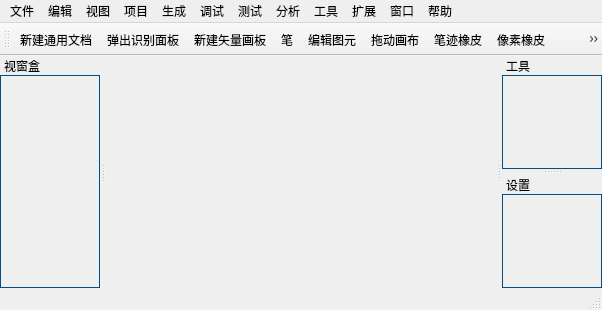
<?xml version="1.0" encoding="UTF-8"?>
<ui version="4.0">
 <class>MainWindowClass</class>
 <widget class="QMainWindow" name="MainWindowClass">
  <property name="geometry">
   <rect>
    <x>0</x>
    <y>0</y>
    <width>602</width>
    <height>310</height>
   </rect>
  </property>
  <property name="windowTitle">
   <string>Mendeleev桌面</string>
  </property>
  <property name="styleSheet">
   <string notr="true"/>
  </property>
  <widget class="QWidget" name="centralWidget">
   <layout class="QGridLayout" name="gridLayout"/>
  </widget>
  <widget class="QMenuBar" name="menuBar">
   <property name="geometry">
    <rect>
     <x>0</x>
     <y>0</y>
     <width>602</width>
     <height>20</height>
    </rect>
   </property>
   <widget class="QMenu" name="menu">
    <property name="title">
     <string>文件</string>
    </property>
    <widget class="QMenu" name="menu_13">
     <property name="title">
      <string>新建</string>
     </property>
     <addaction name="newProAct"/>
     <addaction name="new3DAct"/>
     <addaction name="newDrawAct"/>
     <addaction name="newWriteAct"/>
     <addaction name="newDocAct"/>
    </widget>
    <addaction name="menu_13"/>
    <addaction name="openDoc"/>
    <addaction name="closeCurDocAct"/>
    <addaction name="exitAct"/>
   </widget>
   <widget class="QMenu" name="menu_2">
    <property name="title">
     <string>编辑</string>
    </property>
   </widget>
   <widget class="QMenu" name="menu_3">
    <property name="title">
     <string>视图</string>
    </property>
   </widget>
   <widget class="QMenu" name="menu_4">
    <property name="title">
     <string>项目</string>
    </property>
   </widget>
   <widget class="QMenu" name="menu_5">
    <property name="title">
     <string>生成</string>
    </property>
   </widget>
   <widget class="QMenu" name="menu_6">
    <property name="title">
     <string>调试</string>
    </property>
   </widget>
   <widget class="QMenu" name="menu_7">
    <property name="title">
     <string>测试</string>
    </property>
   </widget>
   <widget class="QMenu" name="menu_8">
    <property name="title">
     <string>分析</string>
    </property>
   </widget>
   <widget class="QMenu" name="menu_9">
    <property name="title">
     <string>工具</string>
    </property>
    <widget class="QMenu" name="menu_15">
     <property name="title">
      <string>矢量画板工具</string>
     </property>
     <widget class="QMenu" name="menu1">
      <property name="title">
       <string>橡皮</string>
      </property>
      <addaction name="selPixRubAct"/>
      <addaction name="selStrRubAct"/>
     </widget>
     <addaction name="drawPathAct"/>
     <addaction name="editPelAct"/>
     <addaction name="editSceneAct"/>
     <addaction name="menu1"/>
     <addaction name="drawLineAct"/>
     <addaction name="drawLinesAct"/>
     <addaction name="drawCurAct"/>
     <addaction name="drawRectAct"/>
     <addaction name="drawSquAct"/>
     <addaction name="drawPolAct"/>
     <addaction name="drawEllAct"/>
     <addaction name="drawRouAct"/>
    </widget>
    <addaction name="menu_15"/>
    <addaction name="setFFAct"/>
    <addaction name="setCgAct"/>
   </widget>
   <widget class="QMenu" name="menu_10">
    <property name="title">
     <string>扩展</string>
    </property>
   </widget>
   <widget class="QMenu" name="menu_11">
    <property name="title">
     <string>窗口</string>
    </property>
   </widget>
   <widget class="QMenu" name="menu_12">
    <property name="title">
     <string>帮助</string>
    </property>
    <addaction name="helpAct"/>
    <addaction name="updateAct"/>
    <addaction name="messageAct"/>
    <addaction name="aboutQtAct"/>
    <addaction name="aboutMeAct"/>
   </widget>
   <addaction name="menu"/>
   <addaction name="menu_2"/>
   <addaction name="menu_3"/>
   <addaction name="menu_4"/>
   <addaction name="menu_5"/>
   <addaction name="menu_6"/>
   <addaction name="menu_7"/>
   <addaction name="menu_8"/>
   <addaction name="menu_9"/>
   <addaction name="menu_10"/>
   <addaction name="menu_11"/>
   <addaction name="menu_12"/>
  </widget>
  <widget class="QToolBar" name="mainToolBar">
   <attribute name="toolBarArea">
    <enum>TopToolBarArea</enum>
   </attribute>
   <attribute name="toolBarBreak">
    <bool>false</bool>
   </attribute>
   <addaction name="newDocAct"/>
   <addaction name="newWriteAct"/>
   <addaction name="newDrawAct"/>
   <addaction name="drawPathAct"/>
   <addaction name="editPelAct"/>
   <addaction name="editSceneAct"/>
   <addaction name="selStrRubAct"/>
   <addaction name="selPixRubAct"/>
   <addaction name="setFFAct"/>
  </widget>
  <widget class="QStatusBar" name="statusBar">
   <property name="toolTip">
    <string>状态栏</string>
   </property>
   <property name="statusTip">
    <string/>
   </property>
   <property name="whatsThis">
    <string>状态栏</string>
   </property>
  </widget>
  <widget class="QDockWidget" name="dockViewWidget">
   <property name="minimumSize">
    <size>
     <width>100</width>
     <height>34</height>
    </size>
   </property>
   <property name="styleSheet">
    <string notr="true">border:1px solid #024E85</string>
   </property>
   <property name="features">
    <set>QDockWidget::DockWidgetMovable</set>
   </property>
   <property name="allowedAreas">
    <set>Qt::LeftDockWidgetArea|Qt::RightDockWidgetArea</set>
   </property>
   <property name="windowTitle">
    <string>视窗盒</string>
   </property>
   <attribute name="dockWidgetArea">
    <number>1</number>
   </attribute>
   <widget class="QWidget" name="dockWidgetContents">
    <layout class="QGridLayout" name="gridLayout_3"/>
   </widget>
  </widget>
  <widget class="QDockWidget" name="dockToolWidget">
   <property name="minimumSize">
    <size>
     <width>100</width>
     <height>34</height>
    </size>
   </property>
   <property name="styleSheet">
    <string notr="true">border:1px solid #024E85</string>
   </property>
   <property name="features">
    <set>QDockWidget::DockWidgetMovable</set>
   </property>
   <property name="allowedAreas">
    <set>Qt::LeftDockWidgetArea|Qt::RightDockWidgetArea</set>
   </property>
   <property name="windowTitle">
    <string>工具</string>
   </property>
   <attribute name="dockWidgetArea">
    <number>2</number>
   </attribute>
   <widget class="QWidget" name="dockWidgetContents_3"/>
  </widget>
  <widget class="QDockWidget" name="dockSetWidget">
   <property name="minimumSize">
    <size>
     <width>100</width>
     <height>34</height>
    </size>
   </property>
   <property name="styleSheet">
    <string notr="true">border:1px solid #024E85</string>
   </property>
   <property name="features">
    <set>QDockWidget::DockWidgetMovable</set>
   </property>
   <property name="allowedAreas">
    <set>Qt::LeftDockWidgetArea|Qt::RightDockWidgetArea</set>
   </property>
   <property name="windowTitle">
    <string>设置</string>
   </property>
   <attribute name="dockWidgetArea">
    <number>2</number>
   </attribute>
   <widget class="QWidget" name="dockWidgetContents_4"/>
  </widget>
  <action name="newProAct">
   <property name="text">
    <string>新建工程</string>
   </property>
   <property name="toolTip">
    <string>新建工程</string>
   </property>
  </action>
  <action name="new3DAct">
   <property name="text">
    <string>新建3D文档</string>
   </property>
   <property name="toolTip">
    <string>新建用于编辑三维图元的文档</string>
   </property>
  </action>
  <action name="newDrawAct">
   <property name="text">
    <string>新建矢量画板</string>
   </property>
   <property name="toolTip">
    <string>新建多图层矢量画板</string>
   </property>
  </action>
  <action name="newWriteAct">
   <property name="text">
    <string>弹出识别面板</string>
   </property>
   <property name="toolTip">
    <string>弹出手写识别区域</string>
   </property>
  </action>
  <action name="newDocAct">
   <property name="text">
    <string>新建通用文档</string>
   </property>
   <property name="toolTip">
    <string>新建通用文档</string>
   </property>
  </action>
  <action name="closeCurDocAct">
   <property name="text">
    <string>关闭</string>
   </property>
   <property name="toolTip">
    <string>关闭当前文档</string>
   </property>
  </action>
  <action name="exitAct">
   <property name="text">
    <string>退出</string>
   </property>
   <property name="toolTip">
    <string>退出程序</string>
   </property>
  </action>
  <action name="drawRectAct">
   <property name="text">
    <string>矩形</string>
   </property>
   <property name="toolTip">
    <string>选择矩形绘制工具</string>
   </property>
  </action>
  <action name="drawSquAct">
   <property name="text">
    <string>正方形</string>
   </property>
   <property name="toolTip">
    <string>选择正方形绘制工具</string>
   </property>
  </action>
  <action name="drawLineAct">
   <property name="text">
    <string>线段</string>
   </property>
   <property name="toolTip">
    <string>选择线段绘制工具</string>
   </property>
  </action>
  <action name="drawEllAct">
   <property name="text">
    <string>椭圆</string>
   </property>
   <property name="toolTip">
    <string>选择椭圆绘制工具</string>
   </property>
  </action>
  <action name="drawRouAct">
   <property name="text">
    <string>标准圆</string>
   </property>
   <property name="toolTip">
    <string>选择标准圆绘制工具</string>
   </property>
  </action>
  <action name="drawCurAct">
   <property name="text">
    <string>曲线</string>
   </property>
   <property name="toolTip">
    <string>选择曲线绘制工具</string>
   </property>
  </action>
  <action name="drawLinesAct">
   <property name="text">
    <string>折线</string>
   </property>
   <property name="toolTip">
    <string>选择折线绘制工具</string>
   </property>
  </action>
  <action name="drawPolAct">
   <property name="text">
    <string>多边形</string>
   </property>
   <property name="toolTip">
    <string>选择多边形绘制工具</string>
   </property>
  </action>
  <action name="setFFAct">
   <property name="text">
    <string>配置分子力场</string>
   </property>
  </action>
  <action name="setCgAct">
   <property name="text">
    <string>图元生成算法</string>
   </property>
  </action>
  <action name="editSceneAct">
   <property name="text">
    <string>拖动画布</string>
   </property>
   <property name="toolTip">
    <string>禁用画笔，进入画布拖曳状态，ctrl+鼠标滚轮进行缩放，支持常用手势操作</string>
   </property>
  </action>
  <action name="selPixRubAct">
   <property name="text">
    <string>像素橡皮</string>
   </property>
   <property name="toolTip">
    <string>选择大小可调整的像素级橡皮</string>
   </property>
  </action>
  <action name="selStrRubAct">
   <property name="text">
    <string>笔迹橡皮</string>
   </property>
   <property name="toolTip">
    <string>选择用来擦掉碰到的笔画的笔迹橡皮</string>
   </property>
  </action>
  <action name="drawPathAct">
   <property name="text">
    <string>笔</string>
   </property>
   <property name="toolTip">
    <string>选择手写工具</string>
   </property>
  </action>
  <action name="openDoc">
   <property name="text">
    <string>打开</string>
   </property>
   <property name="toolTip">
    <string>打开存储器上的文档</string>
   </property>
  </action>
  <action name="helpAct">
   <property name="text">
    <string>查看帮助</string>
   </property>
  </action>
  <action name="aboutQtAct">
   <property name="text">
    <string>关于Qt</string>
   </property>
   <property name="toolTip">
    <string>关于Qt</string>
   </property>
  </action>
  <action name="aboutMeAct">
   <property name="text">
    <string>关于应用</string>
   </property>
   <property name="toolTip">
    <string>关于应用</string>
   </property>
  </action>
  <action name="updateAct">
   <property name="text">
    <string>检查更新</string>
   </property>
   <property name="toolTip">
    <string>检查更新</string>
   </property>
  </action>
  <action name="messageAct">
   <property name="text">
    <string>发送反馈</string>
   </property>
   <property name="toolTip">
    <string>发送反馈</string>
   </property>
  </action>
  <action name="notifyAct">
   <property name="text">
    <string>通知</string>
   </property>
   <property name="toolTip">
    <string>显示应用通知</string>
   </property>
  </action>
  <action name="cloudAct">
   <property name="text">
    <string>云服务</string>
   </property>
   <property name="toolTip">
    <string>添加到云服务</string>
   </property>
  </action>
  <action name="editPelAct">
   <property name="text">
    <string>编辑图元</string>
   </property>
   <property name="toolTip">
    <string>禁用画笔，进入图元的拖曳、缩放、旋转编辑状态</string>
   </property>
  </action>
 </widget>
 <layoutdefault spacing="6" margin="11"/>
 <resources>
  <include location="mainwindow.qrc"/>
 </resources>
 <connections/>
</ui>
